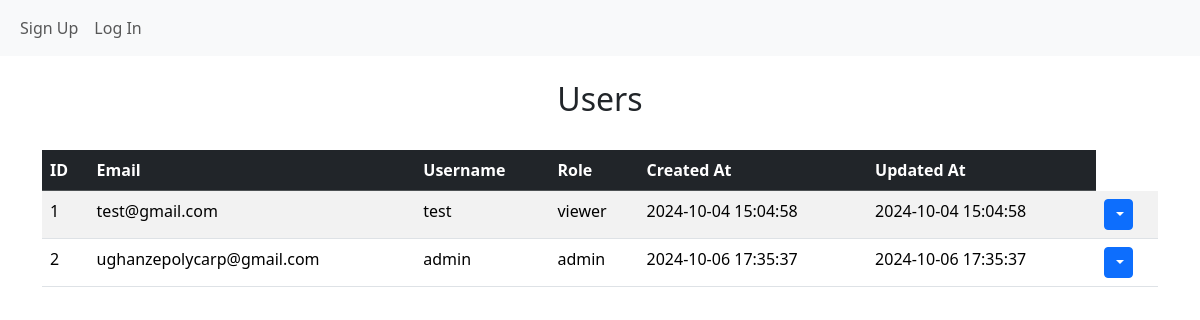
/users, run on an earlier commit of the app's database.
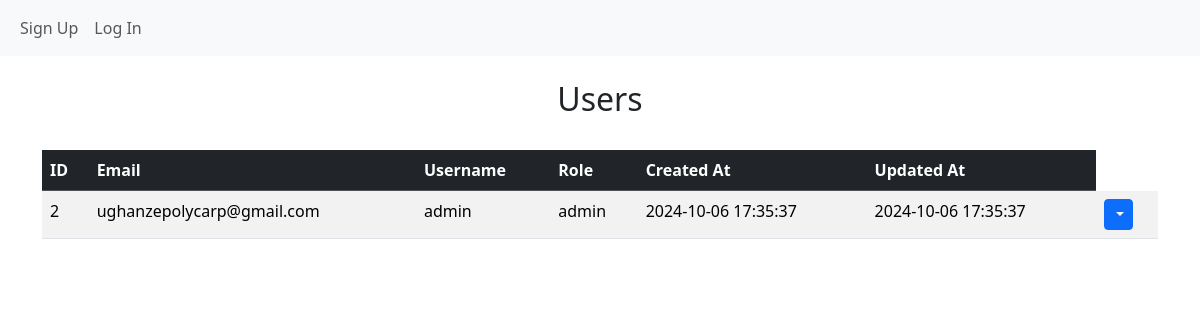
And on a later commit of the database.
### website/models.py (models this page shows)
class User(db.Model,UserMixin):
    id = db.Column(db.Integer, primary_key=True)
    email = db.Column(db.String(150),unique=True)
    username = db.Column(db.String(150))
    password = db.Column(db.String(150))
    created_at =  db.Column(db.DateTime(timezone=True), default=func.now())
    updated_at = db.Column(db.DateTime(timezone=True), default=func.now(),onupdate=func.now())
    role_id  = db.Column(db.Integer, db.ForeignKey("role.id"),default=3)
    role = db.relationship("Role", backref="user")
    posted_by = db.relationship("Glossary", backref="user")

class Role(db.Model):
    id = db.Column(db.Integer, primary_key=True)
    role_name = db.Column(db.String(100), nullable=False, unique=True)

### website/views.py (the view)
@login_required
@views.route("/users",methods=["GET","POST","PUT","DELETE"])
def users():
    users = User.query.all()
    return render_template("users.html",user=current_user,users=users)

### website/templates/users.html (shortened to what this page needs)
{% extends "base.html" %}
{%block content %}
<div>
    <br>
    <h2 align="center">Users</h2>
    <br>
<table class="table table-striped table-hover">
    <thead class="table-dark">
        <tr>
            <th scope="col">ID</th>
            <th scope="col">Email</th>
            <th scope="col">Username</th>
            <th scope="col">Role</th>
            <th scope="col">Created At</th>
            <th scope="col">Updated At</th>
        </tr>
    </thead>
    <tbody>
        {% for user in users %}
        <tr>
            <td>{{ user.id }}</td>
            <td>{{ user.email }}</td>
            <td>{{ user.username }}</td>
            <td>{{ user.role.role_name if user.role else 'No Role Assigned' }}</td>
            <td>{{ user.created_at.strftime('%Y-%m-%d %H:%M:%S') }}</td>
            <td>{{ user.updated_at.strftime('%Y-%m-%d %H:%M:%S') }}</td>
            <td>
                <div class="btn-group">
                    <button type="button" class="btn btn-sm btn-primary dropdown-toggle" data-bs-toggle="dropdown">
                    </button>
                </div>
            </td>
        </tr>
        {% endfor %}
    </tbody>
</table>
</div>
{% endblock %}

### website/templates/base.html (shortened to what this page needs)
<!DOCTYPE html>
<html lang="en">
<head>
    <link href="https://cdn.jsdelivr.net/npm/bootstrap@5.3.3/dist/css/bootstrap.min.css" rel="stylesheet">
      <link rel="stylesheet" type="text/css" href="{{ url_for('static', filename='css/styles.css') }}">
</head>
<body>
    <nav class="navbar navbar-expand-lg bg-body-tertiary">
        <div class="container-fluid">
            <div class="collapse navbar-collapse" id="navbar">
                <div class="navbar-nav">
                    {% if user.is_authenticated %}
                        <a class="nav-item nav-link {% if request.path == url_for('views.home') %}active{% endif %}" href="/home">Home</a>
                        <a class="nav-item nav-link {% if request.path == url_for('views.glossary') %}active{% endif %}" href="/glossary">Glossary</a>
                    </div>
                    <div class="navbar-nav ms-auto">
                        <a class="nav-item nav-link {% if request.path == url_for('views.users') %}active{% endif %}" href="/users">Users</a>
                        <a class="nav-item nav-link {% if request.path == url_for('auth.log_out') %}active{% endif %}" href="/log-out">Logout</a>
                    </div>
                    {% else %}
                        <a class="nav-item nav-link {% if request.path == url_for('auth.sign_up') %}active{% endif %}" href="/sign-up">Sign Up</a>
                        <a class="nav-item nav-link {% if request.path == url_for('auth.login') %}active{% endif %}" href="/login">Log In</a>
                    {% endif %}
                </div>
            </div>
        </div>
    </nav>
    <div class="container">{%block content %}{% endblock %}</div>
</body>
</html>

What changed in the data, as far as the page shows it:
removed User: id "1", email "test@gmail.com", username "test", role "viewer", created_at "2024-10-04 15:04:58", updated_at "2024-10-04 15:04:58"
